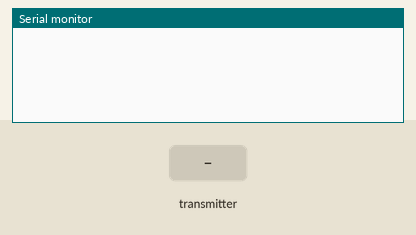
Simulated run of this sketch. Board: Arduino Uno, built with avr-gcc and run on an emulated ATmega328P. Parts: the last lines printed to the serial monitor. Inputs (shaded band) come from the test bench. No radio packets arrive unless stated.

Above: at 5.8 s.
5.9 s: the transmitter starts sending temperature = 0
At 10.5 s:
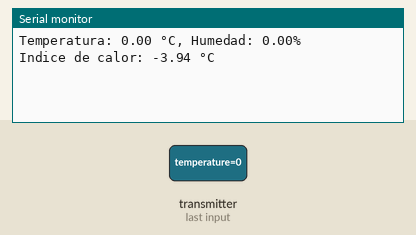
11.5 s: the transmitter starts sending temperature = 25
At 15.7 s:
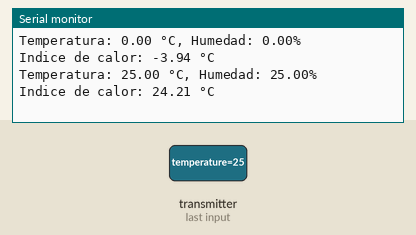

The sketch:

recemeteoro.ino
```cpp
#include <nRF24L01.h>
#include <RF24.h>
#include <RF24_config.h>
#include <SPI.h>
#include <DHT.h>

const int pinCE = 9;
const int pinCSN = 10;
RF24 radio(pinCE, pinCSN);

const uint64_t pipe = 0xE8E8F0F0E1LL;

DHT dht(7, DHT11);
float temperature;
float humidity;

void setup(void)
{
   Serial.begin(9600);
   radio.begin();
   radio.openReadingPipe(1,pipe);
   radio.startListening();
   dht.begin();
}

void loop(void)
{
   if (radio.available())
   {
      radio.read(&temperature, sizeof(temperature));
      radio.read(&humidity, sizeof(humidity));

      Serial.print("Temperatura: ");
      Serial.print(temperature);
      Serial.print(" °C, Humedad: ");
      Serial.print(humidity);
      Serial.println("%");

      float heatIndex = dht.computeHeatIndex(temperature, humidity, false);
      Serial.print("Indice de calor: ");
      Serial.print(heatIndex);
      Serial.println(" °C");

   }

   delay (5000);
}
```

Measured:
- after the input at 5.9 s, the serial monitor: prints a new line after 4.1 s (image 1)
- after the input at 11.5 s, the serial monitor: prints a new line after 3.5 s (image 2)
